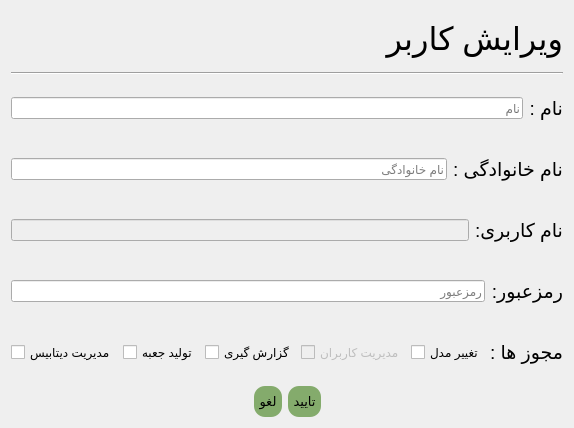
<?xml version="1.0" encoding="UTF-8"?>
<ui version="4.0">
 <class>Dialog</class>
 <widget class="QDialog" name="Dialog">
  <property name="geometry">
   <rect>
    <x>0</x>
    <y>0</y>
    <width>496</width>
    <height>428</height>
   </rect>
  </property>
  <property name="windowTitle">
   <string>ویرایش کاربر</string>
  </property>
  <layout class="QVBoxLayout" name="verticalLayout">
   <item>
    <widget class="QLabel" name="label">
     <property name="font">
      <font>
       <pointsize>24</pointsize>
      </font>
     </property>
     <property name="text">
      <string>ویرایش کاربر</string>
     </property>
    </widget>
   </item>
   <item>
    <widget class="Line" name="line">
     <property name="orientation">
      <enum>Qt::Horizontal</enum>
     </property>
    </widget>
   </item>
   <item>
    <layout class="QHBoxLayout" name="horizontalLayout">
     <item>
      <widget class="QLineEdit" name="lineEdit_usersname">
       <property name="accessibleName">
        <string/>
       </property>
       <property name="text">
        <string/>
       </property>
       <property name="placeholderText">
        <string>نام</string>
       </property>
      </widget>
     </item>
     <item>
      <widget class="QLabel" name="label_2">
       <property name="font">
        <font>
         <pointsize>14</pointsize>
        </font>
       </property>
       <property name="text">
        <string>نام :</string>
       </property>
      </widget>
     </item>
    </layout>
   </item>
   <item>
    <layout class="QHBoxLayout" name="horizontalLayout_2">
     <item>
      <widget class="QLineEdit" name="lineEdit_userslastname">
       <property name="placeholderText">
        <string>نام خانوادگی</string>
       </property>
      </widget>
     </item>
     <item>
      <widget class="QLabel" name="label_3">
       <property name="font">
        <font>
         <pointsize>14</pointsize>
        </font>
       </property>
       <property name="text">
        <string>نام خانوادگی :</string>
       </property>
      </widget>
     </item>
    </layout>
   </item>
   <item>
    <layout class="QHBoxLayout" name="horizontalLayout_3">
     <item>
      <widget class="QLineEdit" name="lineEdit_username">
       <property name="enabled">
        <bool>false</bool>
       </property>
      </widget>
     </item>
     <item>
      <widget class="QLabel" name="label_4">
       <property name="font">
        <font>
         <pointsize>14</pointsize>
        </font>
       </property>
       <property name="text">
        <string>نام کاربری:</string>
       </property>
      </widget>
     </item>
    </layout>
   </item>
   <item>
    <layout class="QHBoxLayout" name="horizontalLayout_4">
     <item>
      <widget class="QLineEdit" name="lineEdit_password">
       <property name="placeholderText">
        <string>رمزعبور</string>
       </property>
      </widget>
     </item>
     <item>
      <widget class="QLabel" name="label_5">
       <property name="font">
        <font>
         <pointsize>14</pointsize>
        </font>
       </property>
       <property name="text">
        <string>رمزعبور:</string>
       </property>
      </widget>
     </item>
    </layout>
   </item>
   <item>
    <layout class="QHBoxLayout" name="horizontalLayout_5">
     <item>
      <widget class="QCheckBox" name="checkBox_db">
       <property name="font">
        <font>
         <pointsize>9</pointsize>
        </font>
       </property>
       <property name="text">
        <string>مدیریت دیتابیس</string>
       </property>
      </widget>
     </item>
     <item>
      <widget class="QCheckBox" name="checkBox_tolid">
       <property name="font">
        <font>
         <pointsize>9</pointsize>
        </font>
       </property>
       <property name="text">
        <string>تولید جعبه</string>
       </property>
      </widget>
     </item>
     <item>
      <widget class="QCheckBox" name="checkBox_gozaresh">
       <property name="font">
        <font>
         <pointsize>9</pointsize>
        </font>
       </property>
       <property name="text">
        <string>گزارش گیری</string>
       </property>
      </widget>
     </item>
     <item>
      <widget class="QCheckBox" name="checkBox_user">
       <property name="enabled">
        <bool>false</bool>
       </property>
       <property name="font">
        <font>
         <pointsize>9</pointsize>
        </font>
       </property>
       <property name="text">
        <string>مدیریت کاربران</string>
       </property>
      </widget>
     </item>
     <item>
      <widget class="QCheckBox" name="checkBox_model">
       <property name="font">
        <font>
         <pointsize>9</pointsize>
        </font>
       </property>
       <property name="text">
        <string>تغییر مدل</string>
       </property>
      </widget>
     </item>
     <item>
      <widget class="QLabel" name="label_6">
       <property name="font">
        <font>
         <pointsize>14</pointsize>
        </font>
       </property>
       <property name="text">
        <string>مجوز ها :</string>
       </property>
      </widget>
     </item>
    </layout>
   </item>
   <item>
    <layout class="QHBoxLayout" name="horizontalLayout_6">
     <item>
      <spacer name="horizontalSpacer_2">
       <property name="orientation">
        <enum>Qt::Horizontal</enum>
       </property>
       <property name="sizeHint" stdset="0">
        <size>
         <width>40</width>
         <height>20</height>
        </size>
       </property>
      </spacer>
     </item>
     <item>
      <widget class="QToolButton" name="toolButton_cancel">
       <property name="minimumSize">
        <size>
         <width>28</width>
         <height>31</height>
        </size>
       </property>
       <property name="font">
        <font>
         <pointsize>10</pointsize>
        </font>
       </property>
       <property name="styleSheet">
        <string notr="true">QToolButton{border-radius:11px;


	background-color: rgb(132, 171, 108);
}
QToolButton:hover{
background-color: rgb(255, 166, 139);
}

                                                                </string>
       </property>
       <property name="text">
        <string>لغو</string>
       </property>
      </widget>
     </item>
     <item>
      <widget class="QToolButton" name="toolButton_confirm">
       <property name="minimumSize">
        <size>
         <width>28</width>
         <height>31</height>
        </size>
       </property>
       <property name="font">
        <font>
         <pointsize>10</pointsize>
        </font>
       </property>
       <property name="styleSheet">
        <string notr="true">QToolButton{border-radius:11px;


	background-color: rgb(132, 171, 108);
}
QToolButton:hover{
background-color: rgb(255, 166, 139);
}

                                                                </string>
       </property>
       <property name="text">
        <string>تایید</string>
       </property>
      </widget>
     </item>
     <item>
      <spacer name="horizontalSpacer_3">
       <property name="orientation">
        <enum>Qt::Horizontal</enum>
       </property>
       <property name="sizeHint" stdset="0">
        <size>
         <width>40</width>
         <height>20</height>
        </size>
       </property>
      </spacer>
     </item>
    </layout>
   </item>
  </layout>
 </widget>
 <resources/>
 <connections/>
</ui>
